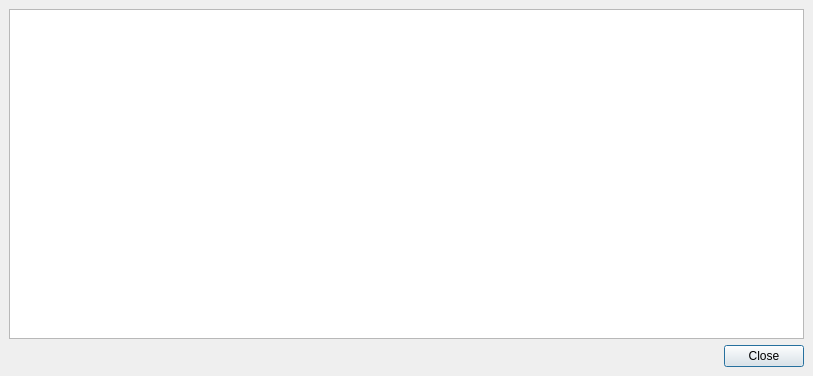
<?xml version="1.0" encoding="UTF-8"?>
<ui version="4.0">
 <class>Help</class>
 <widget class="QDialog" name="Help">
  <property name="geometry">
   <rect>
    <x>0</x>
    <y>0</y>
    <width>813</width>
    <height>376</height>
   </rect>
  </property>
  <property name="windowTitle">
   <string>Help</string>
  </property>
  <layout class="QVBoxLayout">
   <property name="spacing">
    <number>6</number>
   </property>
   <property name="margin">
    <number>9</number>
   </property>
   <item>
    <widget class="QTextBrowser" name="textBrowser">
     <property name="openExternalLinks">
      <bool>true</bool>
     </property>
    </widget>
   </item>
   <item>
    <widget class="QDialogButtonBox" name="buttonBox">
     <property name="orientation">
      <enum>Qt::Horizontal</enum>
     </property>
     <property name="standardButtons">
      <set>QDialogButtonBox::Close</set>
     </property>
    </widget>
   </item>
  </layout>
 </widget>
 <resources>
  <include location="../../../../qgis_plugins/timemanager/svn/trunk/resources.qrc"/>
 </resources>
 <connections>
  <connection>
   <sender>buttonBox</sender>
   <signal>rejected()</signal>
   <receiver>Help</receiver>
   <slot>close()</slot>
   <hints>
    <hint type="sourcelabel">
     <x>406</x>
     <y>353</y>
    </hint>
    <hint type="destinationlabel">
     <x>406</x>
     <y>187</y>
    </hint>
   </hints>
  </connection>
 </connections>
</ui>
